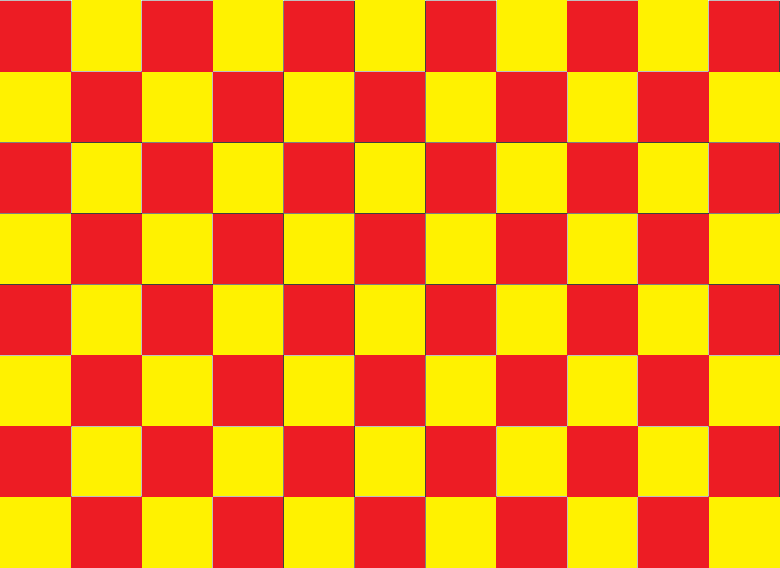
#> input picture 2/checkerboard.png, 780 x 568 px, given in place of RGBroom.webp, which was not available
$ python HW2.py
#> lines starting #> are read from the running program, lines starting #| are printed output that depends on the picture; long printed decimals are rounded; pictures that were not available may be replaced by others from this repository, and a replacement may not be noted
import cv2 as cv
import numpy as np
from scipy.interpolate import RegularGridInterpolator
from scipy.interpolate import RectBivariateSpline
import matplotlib.pyplot as plt
import matplotlib as mpl
mpl.rc('image', cmap='gray')
import math

def imshow(img,cap=None):
    plt.imshow(img)
    plt.axis('off')
    if cap:
        plt.title(cap)
    plt.show()

#interpolation
#Scale down to 1000 pixels, maintianing aspect ratio
room = cv.imread('RGBroom.webp',cv.IMREAD_COLOR)[:,:,[2,1,0]]/255.0
print("original shape ", room.shape)
#| original shape  (568, 780, 3)
height,width = room.shape[0:2]
#> height = 568; width = 780
gcf = math.gcd(height,width)
#> gcf = 4
ratio = (height/gcf)/(width/gcf)
#> ratio = 0.728
print("aspect ratio ", ratio)
#| aspect ratio  0.7282
pixel1000 = cv.resize(room,(30,30),interpolation = cv.INTER_AREA)
print("new size (excluding border): ", pixel1000.shape)
#| new size (excluding border):  (30, 30, 3)
heightn,widthn = pixel1000.shape[0:2]
#> heightn = 30; widthn = 30
pixel1000 = cv.copyMakeBorder(pixel1000,1,1,1,1,cv.BORDER_REFLECT)
#> pixel1000: shape (32, 32, 3) float64
imshow(pixel1000, "Scaled shown image 900 pixels (+ 124 border pixels)")
print("shape of new image (including border): ", pixel1000.shape)
#| shape of new image (including border):  (32, 32, 3)

#scale back up to original dim using interpolation

xgiven=np.array(range(widthn+2))
#> xgiven = 32 values from 0 to 31
ygiven=np.array(range(heightn+2))
#> ygiven = 32 values from 0 to 31

#1. nearest neighbor interpolation
interp= RegularGridInterpolator((xgiven,ygiven),pixel1000, bounds_error=False, fill_value=0.0)
cx = np.array(range(2,widthn*100+2))/100
#> cx = 3000 values from 0.02 to 30.01
cy = np.array(range(2,heightn*100+2))/100
cxgrid,cygrid=np.meshgrid(cx,cy,indexing='xy')
nn_interp= interp((cygrid,cxgrid),'nearest')
imshow(nn_interp, "nearest neighbor interpolation")
print("shape after nearest neighbor: ", nn_interp.shape)
#| shape after nearest neighbor:  (3000, 3000, 3)

#2. bilinear interpolation
bilin_interp= interp((cygrid,cxgrid))
imshow(bilin_interp, "bilinear interpolation")
print("shape after bilinear: ", bilin_interp.shape)
#| shape after bilinear:  (3000, 3000, 3)

#crop for closer look
imshow(nn_interp[1300:1800,1300:1800], "nearest neighbor crop ")
imshow(bilin_interp[1300:1800,1300:1800], "bilinear crop: ")

#describe differences:
#The biggest difference between they two interpolation methods is that nearest neighbor results in a more noticeably
# pixilated image with less sharpness. In the cropped image for nn_interp, there is a distinct division between color points.
# The squares are all evenly sized. but with the bilin_interp, there is a smooth transition between colors, and a slightly more
#distict shape of the image appears.

img= cv.imread('RGBdog.jpeg',cv.IMREAD_COLOR)[:,:,[2,1,0]]/255.0
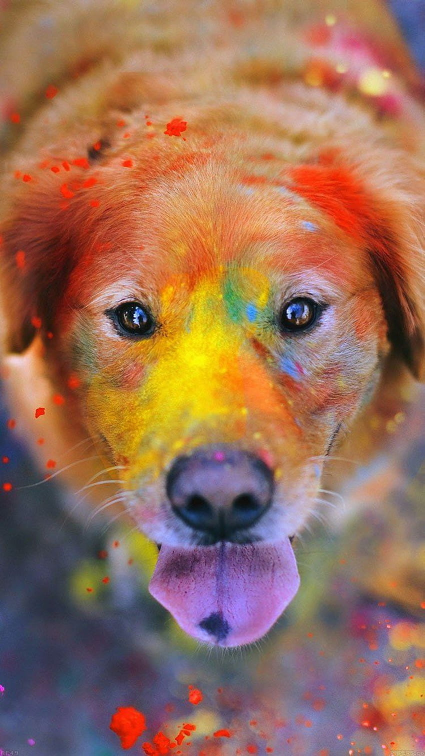
#> input picture 2/RGBdog.jpeg, 850 x 1512 px (shown at 1/2 size)
img= cv.copyMakeBorder(img,1,1,1,1,cv.BORDER_REFLECT)
#> img: shape (1514, 852, 3) float64
#Resampling filters

#tv interferance

def tv_interfere(img, period=100, amp=(1/4)):
#> called with period = 100, amp = 0.25
    img_row, img_col= img.shape[0:2]
    amp=period*amp
    px= np.array(range(2,img_col+2))
    py= np.array(range(2,img_row+2))
    pxg, pyg = np.meshgrid(px,py, indexing='xy')
    tx=pxg+(amp*np.sin((2*math.pi*pyg)/period))
    ty=pyg
    interpol = RegularGridInterpolator((py,px),img, bounds_error=False, fill_value=0.0)
    output=interpol((ty,tx))
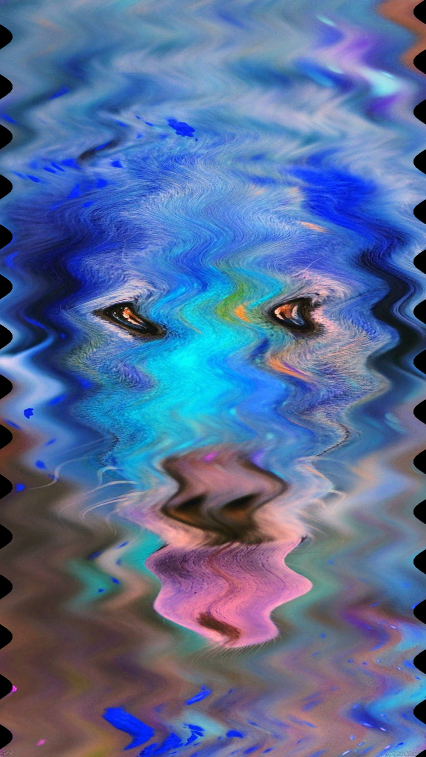
#> output: shape (1514, 852, 3) float64 (shown at 1/2 size); mean of channels 0, 1, 2 0.595, 0.427, 0.344; drawn as B, G, R
    imshow(output, "tv")
tv_interfere(img)

#pinched_face:
def pinched(img,k=2):
#> called with k = 2
    img_row, img_col= img.shape[0:2]
    px= np.linspace(-100,100,img_col)
    py= np.linspace(-100,100,img_row)
    pxg, pyg = np.meshgrid(px,py, indexing='xy')
    theta=np.arctan2(pyg,pxg)
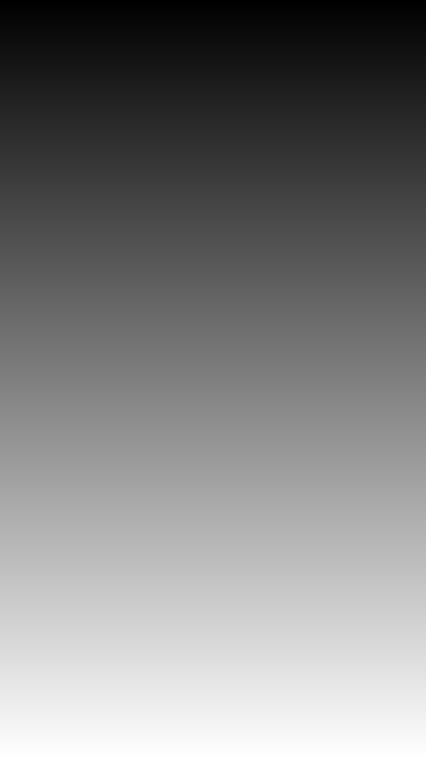
#> pyg: shape (1514, 852) float64 (shown at 1/2 size); min -100, max 100, mean 0; drawn with min black and max white
    r = np.sqrt(pxg**2+pyg**2)
    r= r+(r**(1/k))
    tx= (r)*np.sin(theta)
    ty= (r)*np.cos(theta)
    interpol = RegularGridInterpolator((py,px),img, bounds_error=False, fill_value=0.0)
    new=interpol((tx, ty))
    imshow(new, "pinched")
pinched(img)

def circles(img,period=10):
#> called with period = 10
    img_row, img_col= img.shape[0:2]
    px= np.linspace(-100,100,img_col)
    py= np.linspace(-100,100,img_row)
    pxg, pyg = np.meshgrid(px,py, indexing='xy')
    theta=np.arctan2(pyg,pxg)
    r = np.sqrt(pxg**2+pyg**2)
    r=r+(np.sin(r))
    theta=theta+(np.sin(r)/period)
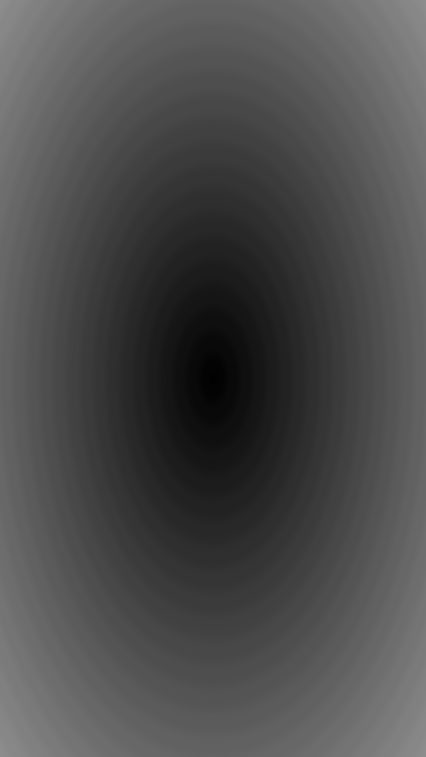
#> r: shape (1514, 852) float64 (shown at 1/2 size); min 0.269, max 141.4, mean 76.6
    tx= (r)*np.sin(theta)
    ty= (r)*np.cos(theta)
    interpol = RegularGridInterpolator((py,px),img, bounds_error=False,fill_value=0.0)
    new=interpol((tx,ty))
    imshow(new, "circles")
circles(img)

def whirl(img):
    img_row, img_col= img.shape[0:2]
    px= np.linspace(-100,100,img_col)
    py= np.linspace(-100,100,img_row)
    pxg, pyg = np.meshgrid(px,py, indexing='xy')
    theta=np.arctan2(pyg,pxg)
    r = np.sqrt(pxg**2+pyg**2)
    r=r-np.log(r)
    theta= theta-(2*math.pi*(1-r/r.max()))/np.sqrt(r)
    tx= (r)*np.sin(theta)
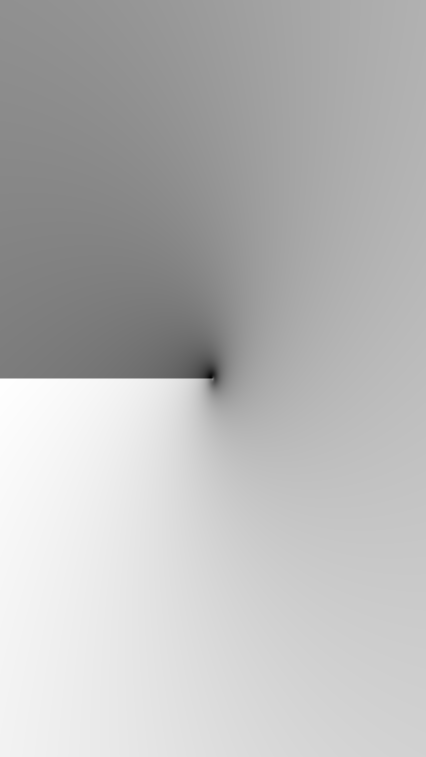
#> theta: shape (1514, 852) float64 (shown at 1/2 size); min -9.31, max 2.95, mean -0.436; drawn with min black and max white
    ty= (r)*np.cos(theta)
    interpol = RegularGridInterpolator((py,px),img, bounds_error=False,fill_value=0.0)
    new=interpol((tx,ty))
    imshow(new, "whirl")
whirl(img)


def kaleidoscope(img):
    img_row, img_col= img.shape[0:2]
    px= np.linspace(-100,100,img_col)
    py= np.linspace(-100,100,img_row)
    pxg, pyg = np.meshgrid(px,py, indexing='xy')
    theta=np.arctan2(pyg,pxg)
    r = np.sqrt(pxg**2+pyg**2)
    r=r-(math.pi)/r
    theta=theta*math.pi*2
    tx= (r)*np.sin(theta)
    ty= (r)*np.cos(theta)
    interpol = RegularGridInterpolator((py,px),img, bounds_error=False,fill_value=0.0)
    new=interpol((tx,ty))
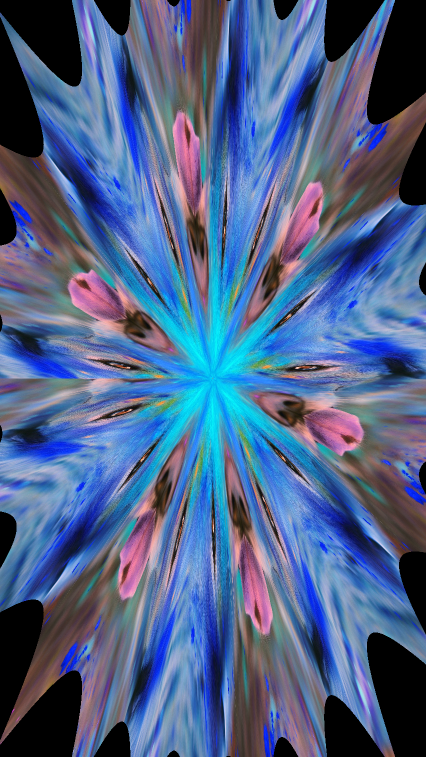
#> new: shape (1514, 852, 3) float64 (shown at 1/2 size); mean of channels 0, 1, 2 0.541, 0.386, 0.305; drawn as B, G, R
    imshow(new,"kaleidoscope")
#> in imshow (call 10), `plt.show()`:
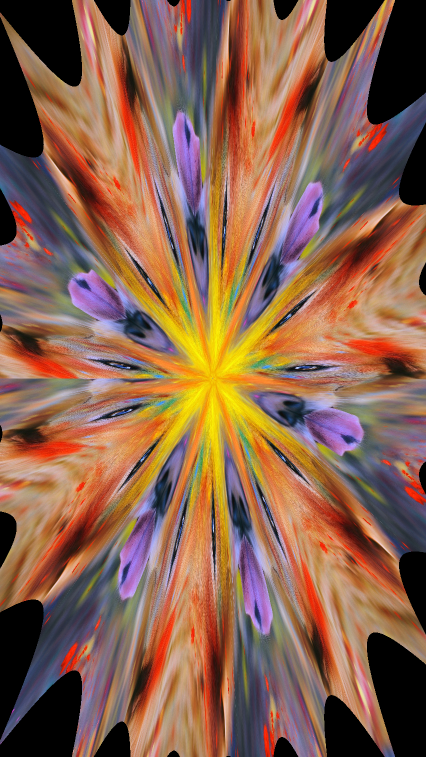
#> shown: shape (1514, 852, 3) float64 (shown at 1/2 size); mean R, G, B 0.541, 0.386, 0.305
kaleidoscope(img)


#i know some of them dont work exactly as intended. I did try my best to get them there
# but i think i'm not understanding what operations do what in order to change images.
#I also am unsure about using a function like r=r+f*(1/4)or something like that. I know
#if i could get a more detailed explanation of these things that would be really helpfull.
#I also attemtped the mirror one, I split the y's and changed them and then stacked them,
#which obviously altered each half appropriately but resulted in the image havinga T shape
# /upsidedown T. I designed the Kaleidoscope one just for kicks and giggles, its not perfect
# but it looks fun on my images.
